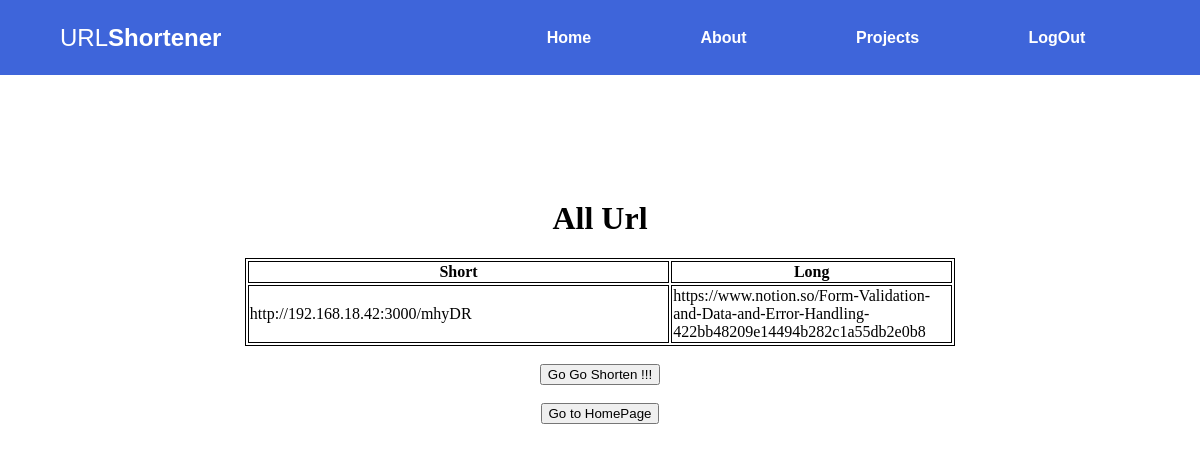
/all_urls (signed in), run on the app's committed database.
### app.py (models this page shows, shortened)
class Urls(db.Model):
    __tablename__ = 'urls'
    id_ = db.Column(db.Integer, primary_key=True)
    long = db.Column(db.String(500))
    short = db.Column(db.String(10), unique=True)
    user_id = db.Column(db.Integer, db.ForeignKey('users.id_user'), nullable=False)
    url = db.relationship("Users", backref=db.backref("Urls", lazy=True))

### app.py (the view)
@app.route('/all_urls')
def display_all():
    userid = session['user']
    return render_template('all_urls.html', vals=Urls.query.filter_by(user_id=userid))

### templates/all_urls.html (shortened to what this page needs)
{% extends "base.html" %}
{% block content %}
      <h1><center>All Url</center></h1>
      <table>
         <tr>
            <th>Short</th>
             <th>Long</th>
         </tr>
          {% for url in vals %}
         <tr>
            <td>http://192.168.18.42:3000/{{url.short}}</td>
            <td>{{url.long}}</td>
         </tr>
         {% endfor %}
      </table>
<div style="text-align: center; width: 50%; margin: 0 auto;">
            <form>
            <br><button formaction="{{url_for('home')}}" >Go Go Shorten !!!</button> <br>
            <br><button formaction="{{url_for('index')}}" >Go to HomePage</button>
            </form>
</div>
{% endblock %}

### static/style.css (style rules this page uses)
body { padding: 0; margin-top: 200px; background-image: url("assets/bg.png"); }

### templates/all_urls.html (style rules this page uses)
table, th, td { border: 1px solid black; width: 60%; margin: 0 auto; }

### data on the page
Urls: short "mhyDR", long "https://www.notion.so/Form-Validation-and-Data-and-Error-Handling-422bb48209e14494b282c1a55db2e0b8"
